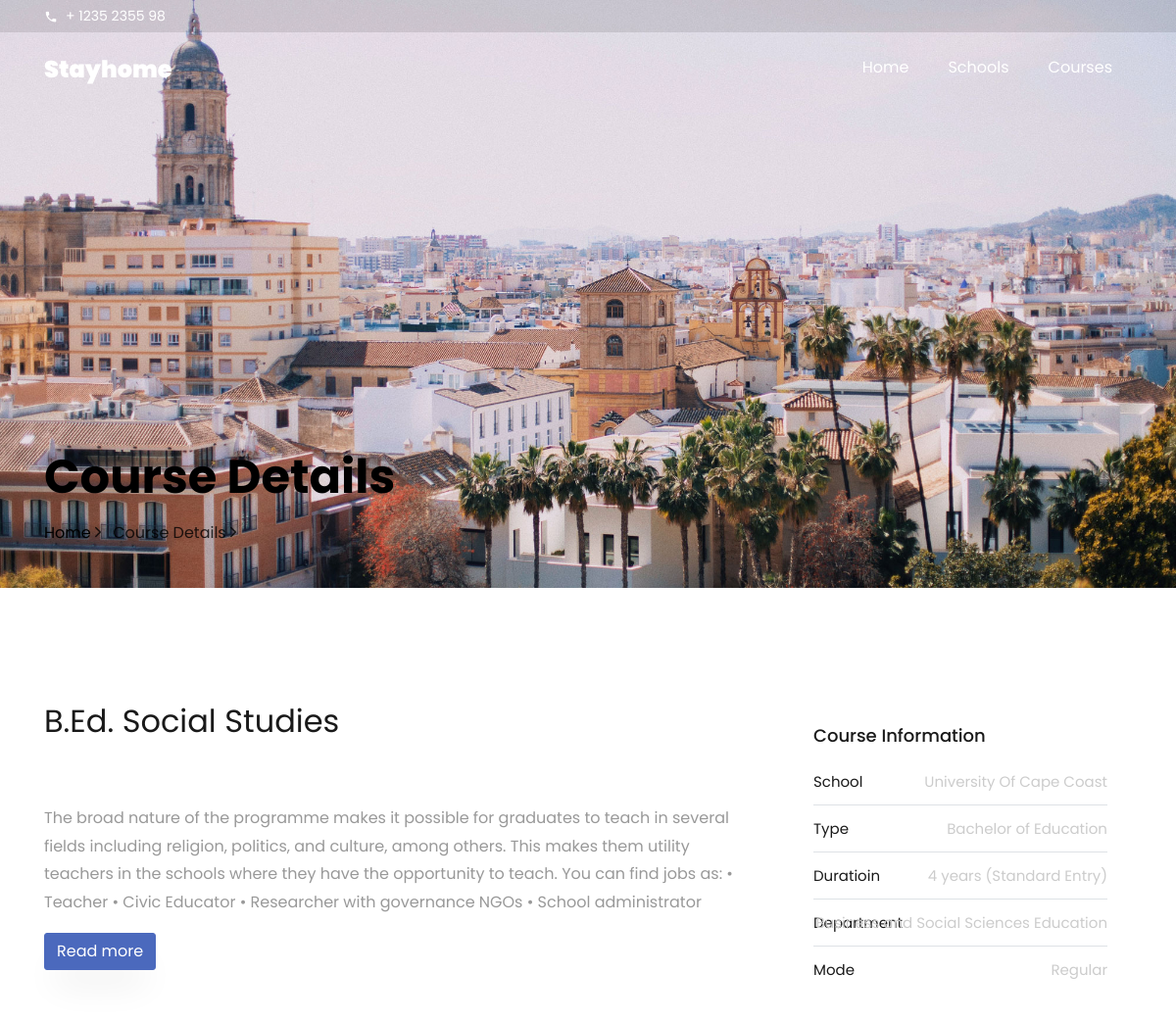
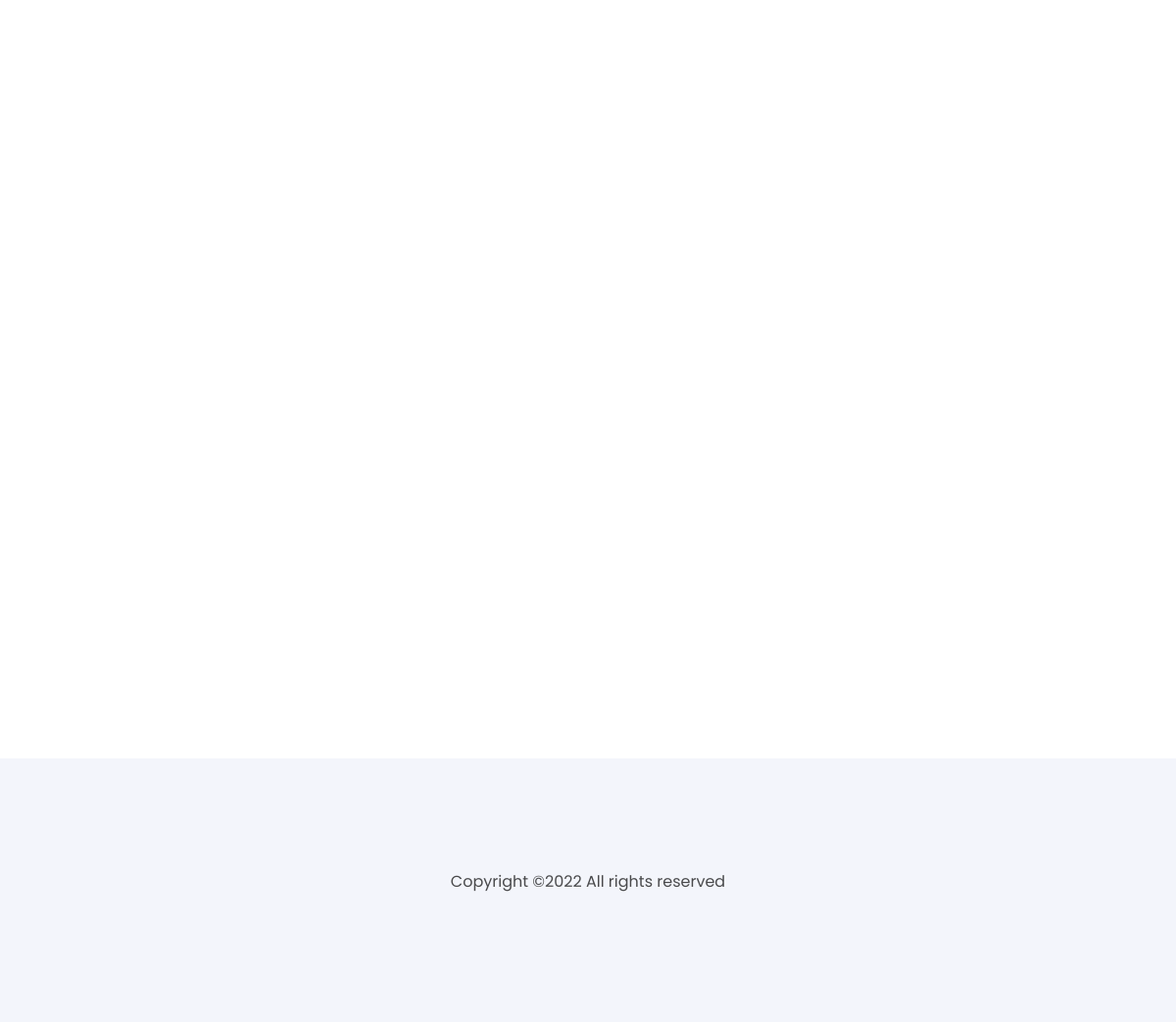
The page /course-details?cid=3&type=Degree on the database its author committed (2 pictures, top to bottom).
### GES/models.py (models this page shows, shortened)
class degree_programs(models.Model):
    name = models.CharField(max_length=200,null=True,blank=True)
    school = models.ForeignKey(school,on_delete=models.CASCADE,null=True)
    type = models.CharField( max_length=50,blank=True,null=True)
    d_type = models.ForeignKey(degree_type,on_delete=models.CASCADE,null=True,blank=True)
    image = models.ImageField(default="media/uni2.png")
    duration = models.CharField(max_length=50,null=True,blank=True)
    department = models.CharField(max_length=50,null=True,blank=True)
    mode = models.CharField(max_length=50,null=True,blank=True)
    about = models.CharField(max_length=2000,null=True,blank=True)
    readmore = models.CharField(max_length=200,null=True,blank=True)

class school(models.Model):
    name = models.CharField(max_length=200,blank=True,null=True)
    desc = models.CharField(max_length=1000,blank=True,null=True)
    school_type = models.CharField(max_length=200,blank=True,null=True)
    location = models.CharField(max_length=200,blank=True,null=True)
    website = models.CharField(max_length=200,blank=True,null=True)
    image = models.ImageField(default="media/uni1.png")

### GES/views.py (the view)
# urls.py: path('course-details',views.course_details,name="course_details"),
def course_details(request):
    context={}
    if "cid" in request.GET:
        cid = request.GET["cid"]
        ty = request.GET["type"]
        if ty=="Degree":
            cou = degree_programs.objects.get(id=cid)
            context["course"] = cou
            others = degree_programs.objects.all().exclude(name=cou.name)[:5]
            context["others"] = others
        elif ty=="HND":
            cou = hnd_programs.objects.get(id=cid)
            context["course"] = cou
            others = hnd_programs.objects.all().exclude(name=cou.name)[:5]
            context["others"] = others
        elif ty=="Diploma":
            cou = diploma_programs.objects.get(id=cid)
            context["course"] = cou
            others = diploma_programs.objects.all().exclude(name=cou.name)[:5]
            context["others"] = others
        else:
            pass
    return render(request,"course-details.html",context)

### GES/templates/course-details.html (shortened to what this page needs)
<!DOCTYPE html>
<html lang="en">
<head>
<link rel="stylesheet" href="/static/css/main.css" />
</head>
<body data-spy="scroll" data-target=".site-navbar-target" data-offset="300">
<div class="py-1 bg-black top">
<div class="container">
<div class="row no-gutters d-flex align-items-start align-items-center px-md-0">
<div class="col-lg-12 d-block">
<div class="row d-flex">
<div class="col-md pr-4 d-flex topper align-items-center">
<div class="icon mr-2 d-flex justify-content-center align-items-center"><span class="icon-phone2"></span></div>
<span class="text">+ 1235 2355 98</span>
</div>
</div>
</div>
</div>
</div>
</div>
<nav class="navbar navbar-expand-lg navbar-dark ftco_navbar bg-dark ftco-navbar-light site-navbar-target" id="ftco-navbar">
<div class="container">
<a class="navbar-brand" href="{% url 'home' %}">Stayhome</a>
<div class="collapse navbar-collapse" id="ftco-nav">
<ul class="navbar-nav nav ml-auto">
<li class="nav-item"><a href="{% url 'home' %}" class="nav-link"><span>Home</span></a></li>
<li class="nav-item"><a href="{% url 'schools' %}" class="nav-link"><span>Schools</span></a></li>
<li class="nav-item"><a href="{% url 'courses' %}" class="nav-link"><span>Courses</span></a></li>
</ul>
</div>
</div>
</nav>
<section class="hero-wrap hero-wrap-2" style="background-image:url(/static/images/xbg_3.jpg.pagespeed.ic.7IA_jUd7KR.jpg)" data-stellar-background-ratio="0.5">
<div class="container">
<div class="row no-gutters slider-text align-items-end justify-content-start">
<div class="col-md-9 ftco-animate pb-4">
<h1 class="mb-3 bread">Course Details</h1>
<p class="breadcrumbs"><span class="mr-2"><a href="{% url 'home' %}">Home <i class="ion-ios-arrow-forward"></i></a></span> <span>Course Details <i class="ion-ios-arrow-forward"></i></span></p>
</div>
</div>
</div>
</section>
<section class="ftco-section">
<div class="container">
<div class="row">
<div class="col-lg-8 ftco-animate">
<h2 class="mb-3">{{course.name}}</h2>
<p>
</p>
<p>{{course.about}}</p>
{% if course.readmore %}
<div class="form-field">
<a href="{{course.readmore}}"><input type="submit" value="Read more" class=" btn btn-primary"></a>
</div>
{% endif %}
</div>
<div class="col-lg-4 sidebar ftco-animate">
<div class="sidebar-box ftco-animate">
<h3 class="heading-sidebar">Course Information</h3>
<ul class="categories">
{% if course.school %}
<li><a href="#">School <span>{{course.school.name}}</span></a></li>
{% endif %}
{% if course.type %}
<li><a href="#">Type <span>{{course.type}}</span></a></li>
{% endif %}
{% if course.duration %}
<li><a href="#">Duratioin <span>{{course.duration}}</span></a></li>
{% endif %}
{% if course.department %}
<li><a href="#">Department <span>{{course.department}}</span></a></li>
{% endif %}
{% if course.mode %}
<li><a href="#">Mode <span>{{course.mode}}</span></a></li>
{% endif %}
</ul>
</div>
</div>
</div>
</div>
</section>
<footer class="ftco-footer ftco-section">
<div class="container-fluid px-md-5">
<div class="row">
<div class="col-md-12 text-center">
<p>
Copyright &copy;<script data-cfasync="false" src="static/js/email-decode.min.js"></script><script>document.write(new Date().getFullYear());</script> All rights reserved
</p>
</div>
</div>
</div>
</footer>
</body>
</html>

### rows shown on the page
degree_programs: name "B.Ed. Social Studies", about "The broad nature of the programme makes it possible for graduates to teach in several fields including religion, politics, and culture, among others. This makes them utility teachers in the schools where they have the opportunity to teach. You can find jobs as: • Teacher • Civic Educator • Researcher with governance NGOs • School administrator", school.name "University Of Cape Coast", type "Bachelor of Education", duration "4 years (Standard Entry)", department "Business and Social Sciences Education", mode "Regular"
